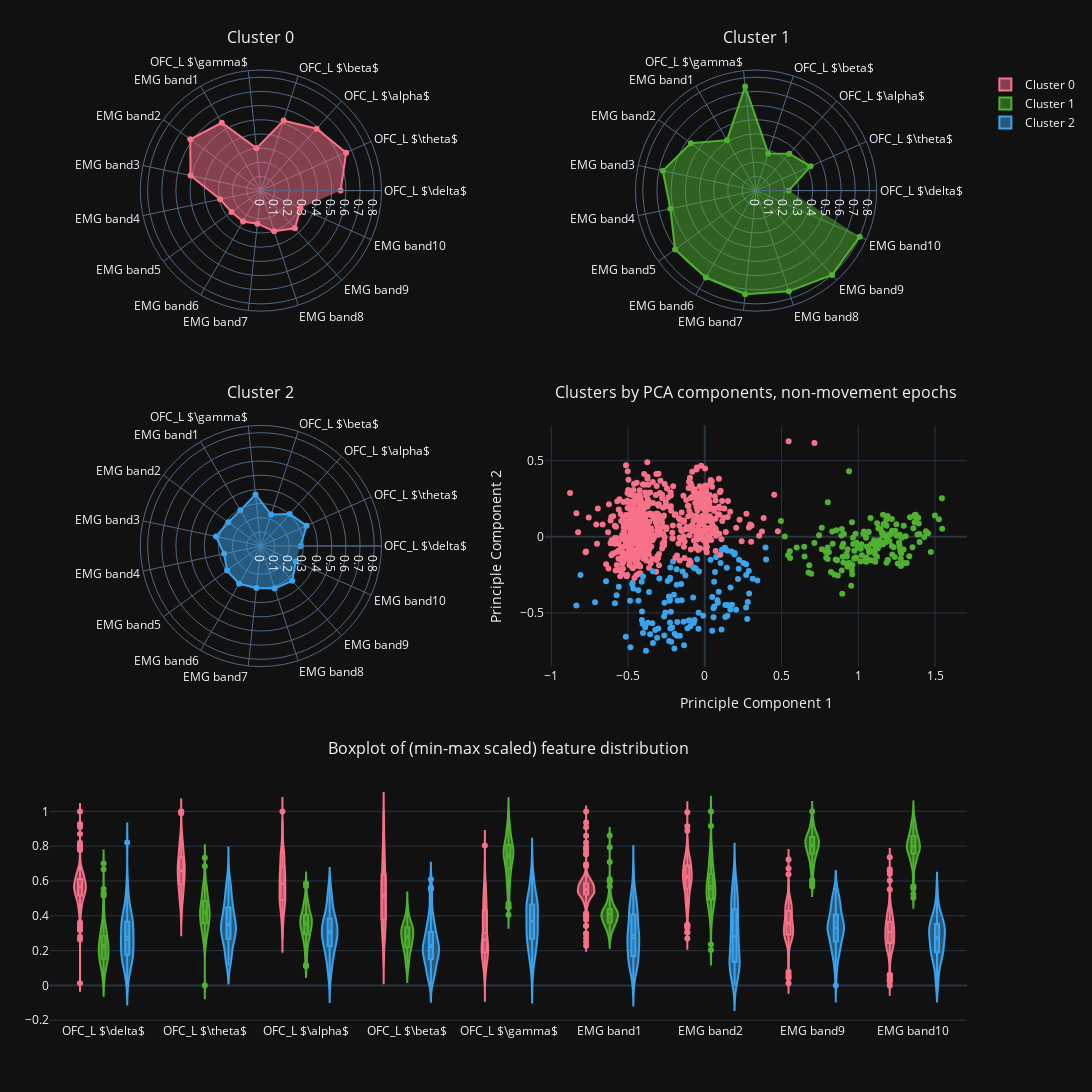

Notebook code for this chart:
### Markdown cell above
### Show cluster insights

### Code cell
cluster_info = plot_cluster_insights(scaled_features, df_plot)

### Figure 1 — Plotly figure (JSON) as saved in the notebook; plotly's stock layout.template omitted (floating-point values rounded to 4 significant figures; data arrays with more than 128 entries replaced by an {"elided": "..."} marker saying what was removed)
{"data": [{"fill": "toself", "name": "Cluster 0", "r": [0.563, 0.6586, 0.5873, 0.5198, 0.3014, 0.553, 0.6168, 0.5083, 0.2944, 0.2567, 0.2516, 0.235, 0.3022, 0.3583, 0.3069], "showlegend": false, "theta": ["OFC_L $\\delta$", "OFC_L $\\theta$", "OFC_L $\\alpha$", "OFC_L $\\beta$", "OFC_L $\\gamma$", "EMG band1", "EMG band2", "EMG band3", "EMG band4", "EMG band5", "EMG band6", "EMG band7", "EMG band8", "EMG band9", "EMG band10"], "type": "scatterpolar", "subplot": "polar"}, {"fill": "toself", "name": "Cluster 1", "r": [0.2306, 0.4214, 0.3509, 0.2762, 0.7382, 0.411, 0.5694, 0.6733, 0.6182, 0.7067, 0.7089, 0.7361, 0.7477, 0.8013, 0.8003], "showlegend": false, "theta": ["OFC_L $\\delta$", "OFC_L $\\theta$", "OFC_L $\\alpha$", "OFC_L $\\beta$", "OFC_L $\\gamma$", "EMG band1", "EMG band2", "EMG band3", "EMG band4", "EMG band5", "EMG band6", "EMG band7", "EMG band8", "EMG band9", "EMG band10"], "type": "scatterpolar", "subplot": "polar2"}, {"fill": "toself", "name": "Cluster 2", "r": [0.2803, 0.3526, 0.3049, 0.2337, 0.3662, 0.2906, 0.2841, 0.3247, 0.2658, 0.295, 0.3079, 0.2978, 0.3151, 0.3307, 0.2691], "showlegend": false, "theta": ["OFC_L $\\delta$", "OFC_L $\\theta$", "OFC_L $\\alpha$", "OFC_L $\\beta$", "OFC_L $\\gamma$", "EMG band1", "EMG band2", "EMG band3", "EMG band4", "EMG band5", "EMG band6", "EMG band7", "EMG band8", "EMG band9", "EMG band10"], "type": "scatterpolar", "subplot": "polar3"}, {"box": {"visible": true}, "marker": {"color": "#f77189"}, "meanline": {"visible": true}, "name": "Cluster 0", "showlegend": true, "x": {"elided": "5382 str values"}, "y": {"elided": "5382 float values"}, "type": "violin", "xaxis": "x2", "yaxis": "y2"}, {"box": {"visible": true}, "marker": {"color": "#50b131"}, "meanline": {"visible": true}, "name": "Cluster 1", "showlegend": true, "x": {"elided": "1512 str values"}, "y": {"elided": "1512 float values"}, "type": "violin", "xaxis": "x2", "yaxis": "y2"}, {"box": {"visible": true}, "marker": {"color": "#3ba3ec"}, "meanline": {"visible": true}, "name": "Cluster 2", "showlegend": true, "x": {"elided": "1134 str values"}, "y": {"elided": "1134 float values"}, "type": "violin", "xaxis": "x2", "yaxis": "y2"}, {"marker": {"color": {"elided": "892 int values"}, "colorscale": [[0.0, "#f77189"], [0.5, "#50b131"], [1.0, "#3ba3ec"]]}, "mode": "markers", "showlegend": false, "x": {"elided": "892 float values"}, "y": {"elided": "892 float values"}, "type": "scatter", "xaxis": "x", "yaxis": "y"}], "layout": {"polar": {"domain": {"x": [0.0, 0.46], "y": [0.7467, 1.0]}, "radialaxis": {"range": [0, 0.8513]}}, "polar2": {"domain": {"x": [0.54, 1.0], "y": [0.7467, 1.0]}, "radialaxis": {"range": [0, 0.8513]}}, "polar3": {"domain": {"x": [0.0, 0.46], "y": [0.3733, 0.6267]}, "radialaxis": {"range": [0, 0.8513]}}, "xaxis": {"anchor": "y", "domain": [0.54, 1.0], "title": {"text": "Principle Component 1"}}, "yaxis": {"anchor": "x", "domain": [0.3733, 0.6267], "title": {"text": "Principle Component 2"}}, "xaxis2": {"anchor": "y2", "domain": [0.0, 1.0]}, "yaxis2": {"anchor": "x2", "domain": [0.0, 0.2533]}, "annotations": [{"font": {"size": 16}, "showarrow": false, "text": "Cluster 0", "x": 0.23, "xanchor": "center", "xref": "paper", "y": 1.0, "yanchor": "bottom", "yref": "paper", "yshift": 20}, {"font": {"size": 16}, "showarrow": false, "text": "Cluster 1", "x": 0.77, "xanchor": "center", "xref": "paper", "y": 1.0, "yanchor": "bottom", "yref": "paper", "yshift": 20}, {"font": {"size": 16}, "showarrow": false, "text": "Cluster 2", "x": 0.23, "xanchor": "center", "xref": "paper", "y": 0.6267, "yanchor": "bottom", "yref": "paper", "yshift": 20}, {"font": {"size": 16}, "showarrow": false, "text": "Clusters by PCA components, non-movement epochs", "x": 0.77, "xanchor": "center", "xref": "paper", "y": 0.6267, "yanchor": "bottom", "yref": "paper", "yshift": 20}, {"font": {"size": 16}, "showarrow": false, "text": "Boxplot of (min-max scaled) feature distribution", "x": 0.5, "xanchor": "center", "xref": "paper", "y": 0.2533, "yanchor": "bottom", "yref": "paper", "yshift": 20}], "margin": {"l": 50, "r": 50, "t": 70, "b": 70}, "height": 1200, "width": 1240, "colorway": ["#f77189", "#50b131", "#3ba3ec"], "showlegend": true, "violinmode": "group"}}
